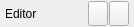
<?xml version="1.0" encoding="UTF-8"?>
<ui version="4.0">
 <class>Form</class>
 <widget class="QWidget" name="Form">
  <property name="geometry">
   <rect>
    <x>0</x>
    <y>0</y>
    <width>134</width>
    <height>27</height>
   </rect>
  </property>
  <property name="windowTitle">
   <string>Form</string>
  </property>
  <layout class="QHBoxLayout" name="horizontalLayout">
   <property name="spacing">
    <number>1</number>
   </property>
   <property name="leftMargin">
    <number>5</number>
   </property>
   <property name="topMargin">
    <number>0</number>
   </property>
   <property name="rightMargin">
    <number>5</number>
   </property>
   <property name="bottomMargin">
    <number>0</number>
   </property>
   <item>
    <widget class="QLabel" name="title">
     <property name="text">
      <string>Editor</string>
     </property>
    </widget>
   </item>
   <item>
    <widget class="QPushButton" name="dock_d">
     <property name="minimumSize">
      <size>
       <width>20</width>
       <height>25</height>
      </size>
     </property>
     <property name="maximumSize">
      <size>
       <width>20</width>
       <height>25</height>
      </size>
     </property>
     <property name="styleSheet">
      <string notr="true"/>
     </property>
     <property name="text">
      <string/>
     </property>
    </widget>
   </item>
   <item>
    <widget class="QPushButton" name="close_d">
     <property name="minimumSize">
      <size>
       <width>20</width>
       <height>25</height>
      </size>
     </property>
     <property name="maximumSize">
      <size>
       <width>20</width>
       <height>25</height>
      </size>
     </property>
     <property name="styleSheet">
      <string notr="true"/>
     </property>
     <property name="text">
      <string/>
     </property>
    </widget>
   </item>
  </layout>
 </widget>
 <resources/>
 <connections/>
</ui>
